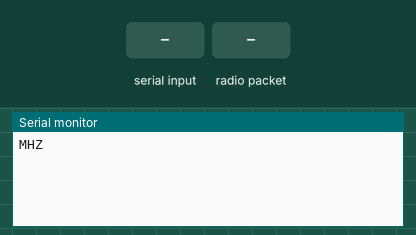
Simulated run of this sketch. Board: Arduino Uno, built with avr-gcc and run on an emulated ATmega328P. Parts: the last lines printed to the serial monitor. The inputs (shaded band) are chosen by the test bench. No radio packets arrive unless stated.

Above: at 1.2 s.
1.3 s: "90,45\n" received over Serial
At 2.0 s:
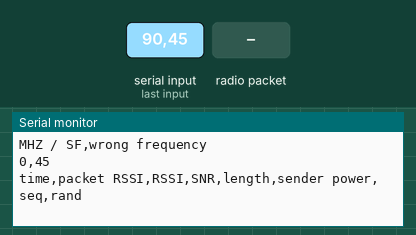
2.8 s: radio packet "868" arrives
At 3.2 s:
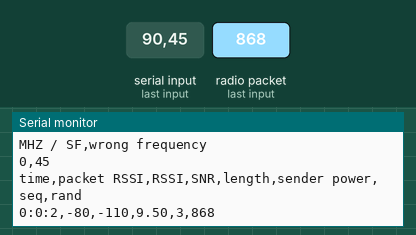

Measured:
- after the input at 1.3 s, the serial monitor: prints a new line at once (image 1)
- after the input at 2.8 s, the serial monitor: prints a new line at once (image 2)

The sketch:

keep_reciever.ino
```cpp
#include <Time.h>
#include <TimeLib.h>
#include <SPI.h>
#include <LoRa.h>


#define GMT (+8)
struct tm *info;
typedef bool boolean;
typedef unsigned char byte;
using namespace std;
int sf;
long MHZ;
char message;
int senderpower;
int seq;
long ran;
using namespace std;

void setup() {
  Serial.begin(9600);
  while (!Serial);  //等待序列埠起始完畢
//  Serial.println("LoRa Receiver");
  Serial.print("MHZ");
  if (!LoRa.begin(MHZ)) { //起始 LoRa
    Serial.println("Starting LoRa failed!");
    while (1);
    }
   LoRa.setSpreadingFactor(sf);
  }

void loop() {
  if(Serial.available()){
  int intMHZ = Serial.parseInt();
//  Serial.println(String("Enter MHZ:")+intMHZ);
  Serial.print(" / SF,");
  int sf= Serial.parseInt();
//  Serial.println(String("Enter SF:")+sf);

//  Serial.println("--------start---------");
   if(intMHZ==868){
    MHZ=868E6;
  }
  else if(intMHZ==915){
    MHZ=915E6;
  }
  else if(intMHZ==433){
    MHZ=433E6;
  }
  else
  {
    Serial.println("wrong frequency");
    }

    if (!LoRa.begin(MHZ)) { //起始 433MHz LoRa
    Serial.println("Starting LoRa failed!");
    while (1);
    }
    LoRa.setSpreadingFactor(sf);    // ranges from 6-12,default 7 see API docs
    Serial.print(MHZ/1000000+String(","));
    Serial.println(sf);
    Serial.println("time,packet RSSI,RSSI,SNR,length,sender power,seq,rand");

  while(true){
  int packetSize=LoRa.parsePacket(); //讀取剖析 LoRa 封包大小
  if (packetSize) { //若有封包進來


    time_t t = now();
    Serial.print(hour(t)+String(":"));
    Serial.print(minute(t)+String(":"));
    Serial.print(second(t)+String(","));
 //  Serial.print(" ");
 //  Serial.print(day());
 //   Serial.print(" ");
 //   Serial.print(month());
 //  Serial.print(" ");
 //  Serial.print(year()+String(","));


//  Serial.print("packet RSSI= "); //輸出接收封包之 RSSI
    Serial.print(LoRa.packetRssi()+String(","));  //顯示接收信號強度
//  Serial.print(" RSSI= ");
    Serial.print(LoRa.rssi()+String(","));
//  Serial.print(" SNR= "); //輸出接收封包之 SNR (信噪比)
    Serial.print(LoRa.packetSnr()+String(","));  //顯示接收信號信噪比
//  Serial.print(" SIZE= ");
    Serial.print(packetSize+String(","));
    while (LoRa.available()) { //若接收緩衝器有內容
 // erial.print((char)LoRa.read());
    message =LoRa.read();
    Serial.print(message);
 // Serial.println();
    }
    Serial.println();

    }


      }
      while(1);
    }
  }
```
